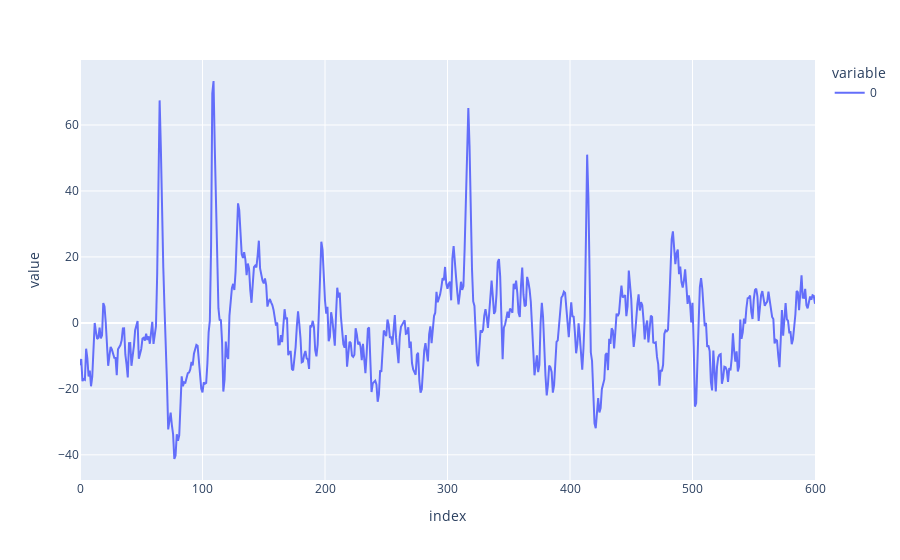

The cell this chart's notebook holds for it:
### Code cell
px.line(segmentChannel(sp[1][0], 4)[-1])

### Figure 1 — Plotly figure (JSON) as saved in the notebook; plotly's stock layout.template omitted (floating-point values rounded to 4 significant figures; data arrays with more than 128 entries replaced by an {"elided": "..."} marker saying what was removed)
{"data": [{"hovertemplate": "variable=0<br>index=%{x}<br>value=%{y}<extra></extra>", "legendgroup": "0", "line": {"color": "#636efa", "dash": "solid"}, "marker": {"symbol": "circle"}, "mode": "lines", "name": "0", "orientation": "v", "showlegend": true, "type": "scatter", "x": {"elided": "601 int values"}, "xaxis": "x", "y": {"elided": "601 float values"}, "yaxis": "y"}], "layout": {"legend": {"title": {"text": "variable"}, "tracegroupgap": 0}, "margin": {"t": 60}, "xaxis": {"anchor": "y", "domain": [0, 1], "title": {"text": "index"}}, "yaxis": {"anchor": "x", "domain": [0, 1], "title": {"text": "value"}}}}
